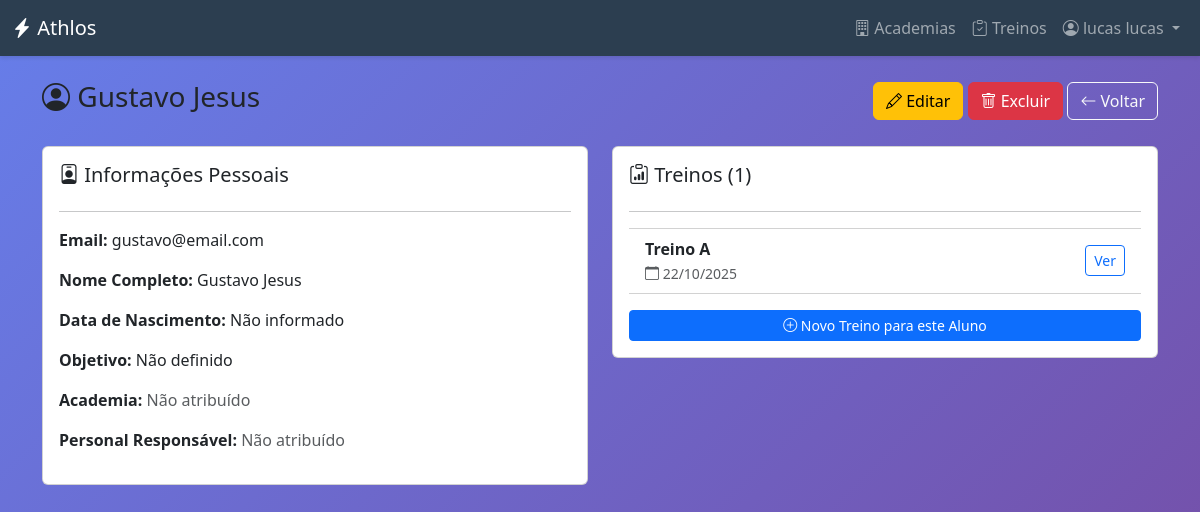
Page /alunos/4/ (signed in) on the earlier database version.
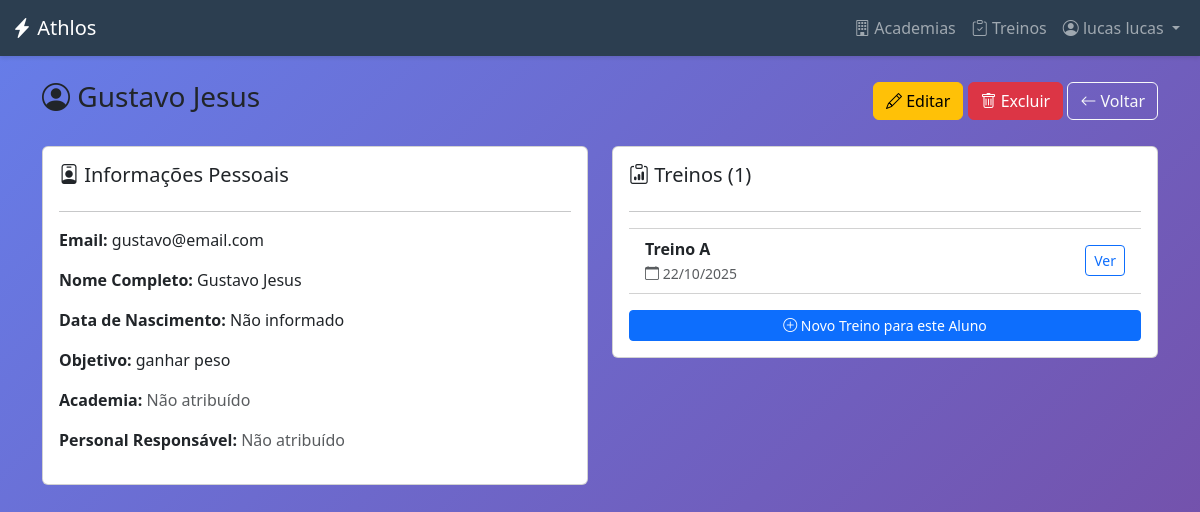
Same page on the later database version.
### academias/models.py (models this page shows, shortened)
class Aluno(models.Model):
    user = models.OneToOneField(
        settings.AUTH_USER_MODEL,
        on_delete=models.CASCADE,
        primary_key=True,
        verbose_name="Usuário",
        limit_choices_to={"user_type": "ALUNO"},
    )
    personal_responsavel = models.ForeignKey(
        PersonalTrainer,
        on_delete=models.SET_NULL,
        null=True,
        blank=True,
        related_name="alunos",
        verbose_name="Personal Trainer Responsável",
    )
    academia = models.ForeignKey(
        Academia,
        on_delete=models.SET_NULL,
        null=True,
        blank=True,
        related_name="alunos",
        verbose_name="Academia",
    )
    data_nascimento = models.DateField(
        null=True, blank=True, verbose_name="Data de Nascimento"
    )
    objetivo = models.CharField(
        max_length=255, blank=True, null=True, verbose_name="Objetivo de Treino"
    )

### usuarios/models.py (models this page shows, shortened)
class CustomUser(AbstractUser):
    class TipoUsuario(models.TextChoices):
        ADMIN_SISTEMA = "ADMIN_SISTEMA", "Admin do Sistema"
        ADMIN_ACADEMIA = "ADMIN", "Admin da Academia"
        PERSONAL_TRAINER = "PERSONAL", "Personal Trainer"
        ALUNO = "ALUNO", "Aluno"
    email = models.EmailField(unique=True, verbose_name="Endereço de e-mail")
    user_type = models.CharField(
        max_length=20,
        choices=TipoUsuario.choices,
        default=TipoUsuario.ALUNO,
        verbose_name="Tipo de Usuário",
    )
    academia = models.ForeignKey(
        "academias.Academia",
        on_delete=models.SET_NULL,
        null=True,
        blank=True,
        verbose_name="Academia",
    )
    groups = models.ManyToManyField(
        Group,
        verbose_name="groups",
        blank=True,
        help_text=(
            "The groups this user belongs to. A user will get all permissions "
            "granted to each of their groups."
        ),
        related_name="customuser_groups",
        related_query_name="user",
    )
    user_permissions = models.ManyToManyField(
        Permission,
        verbose_name="user permissions",
        blank=True,
        help_text="Specific permissions for this user.",
        related_name="customuser_permissions",
        related_query_name="user",
    )
    USERNAME_FIELD = "email"
    REQUIRED_FIELDS = ["username", "first_name", "last_name"]

### core/views.py (the view)
# urls.py: path("alunos/<int:pk>/", views.aluno_detail, name="aluno_detail"),
@login_required
def aluno_detail(request, pk):
    aluno = get_object_or_404(Aluno, pk=pk)
    user = request.user
    allowed = False
    if user.user_type in ["ADMIN", "ADMIN_SISTEMA"]:
        allowed = True
    elif user.user_type == "PERSONAL" and hasattr(user, "personaltrainer"):
        if aluno.personal_responsavel == user.personaltrainer:
            allowed = True
    if not allowed:
        messages.error(request, "Acesso negado.")
        return redirect("dashboard")
    treinos = Treino.objects.filter(aluno=aluno)
    return render(
        request, "core/alunos/aluno_detail.html", {"aluno": aluno, "treinos": treinos}
    )

### core/templates/core/alunos/aluno_detail.html (shortened to what this page needs)
{% extends 'core/base.html' %}
{% block content %}
<div class="container py-4">
    <div class="d-flex justify-content-between align-items-center mb-4">
        <h3><i class="bi bi-person-circle"></i> {{ aluno.user.get_full_name|default:aluno.user.email }}</h3>
        <div>
            <a href="{% url 'aluno_edit' aluno.pk %}" class="btn btn-warning">
                <i class="bi bi-pencil"></i> Editar
            </a>
            <button type="button" class="btn btn-danger" data-bs-toggle="modal" data-bs-target="#deleteModal">
                <i class="bi bi-trash"></i> Excluir
            </button>
            <button onclick="history.back()" class="btn btn-outline-light">
                <i class="bi bi-arrow-left"></i> Voltar
            </button>
        </div>
    </div>
    <div class="row">
        <div class="col-md-6">
            <div class="card card-body mb-3">
                <h5><i class="bi bi-person-badge"></i> Informações Pessoais</h5>
                <hr>
                <p><strong>Email:</strong> {{ aluno.user.email }}</p>
                <p><strong>Nome Completo:</strong> {{ aluno.user.first_name }} {{ aluno.user.last_name }}</p>
                <p><strong>Data de Nascimento:</strong> {{ aluno.data_nascimento|date:"d/m/Y"|default:"Não informado" }}
                </p>
                <p><strong>Objetivo:</strong> {{ aluno.objetivo|default:"Não definido" }}</p>
                <p><strong>Academia:</strong>
                    {% if aluno.academia %}
                    <a href="{% url 'academia_detail' aluno.academia.pk %}" class="text-decoration-none">
                        {{ aluno.academia.nome_fantasia }}
                    </a>
                    {% else %}
                    <span class="text-muted">Não atribuído</span>
                    {% endif %}
                </p>
                <p><strong>Personal Responsável:</strong>
                    {% if aluno.personal_responsavel %}
                    {{ aluno.personal_responsavel.user.get_full_name|default:aluno.personal_responsavel.user.email }}
                    {% else %}
                    <span class="text-muted">Não atribuído</span>
                    {% endif %}
                </p>
            </div>
        </div>
        <div class="col-md-6">
            <div class="card card-body mb-3">
                <h5><i class="bi bi-clipboard-data"></i> Treinos ({{ treinos.count }})</h5>
                <hr>
                {% if treinos %}
                <ul class="list-group list-group-flush">
                    {% for treino in treinos %}
                    <li class="list-group-item d-flex justify-content-between align-items-center">
                        <div>
                            <strong>{{ treino.nome_treino }}</strong>
                            <br>
                            <small class="text-muted">
                                <i class="bi bi-calendar"></i> {{ treino.data_criacao|date:"d/m/Y" }}
                            </small>
                        </div>
                        <a href="{% url 'treino_detail' treino.pk %}" class="btn btn-sm btn-outline-primary">
                            Ver
                        </a>
                    </li>
                    {% endfor %}
                </ul>
                {% else %}
                <p class="text-muted">Nenhum treino cadastrado ainda.</p>
                {% endif %}
                <div class="mt-3">
                    <a href="{% url 'treino_create' %}" class="btn btn-sm btn-primary w-100">
                        <i class="bi bi-plus-circle"></i> Novo Treino para este Aluno
                    </a>
                </div>
            </div>
        </div>
    </div>
</div>
{% endblock %}

Differences in the rows shown:
changed Aluno "Não informado": objetivo "Não definido" → "ganhar peso"
